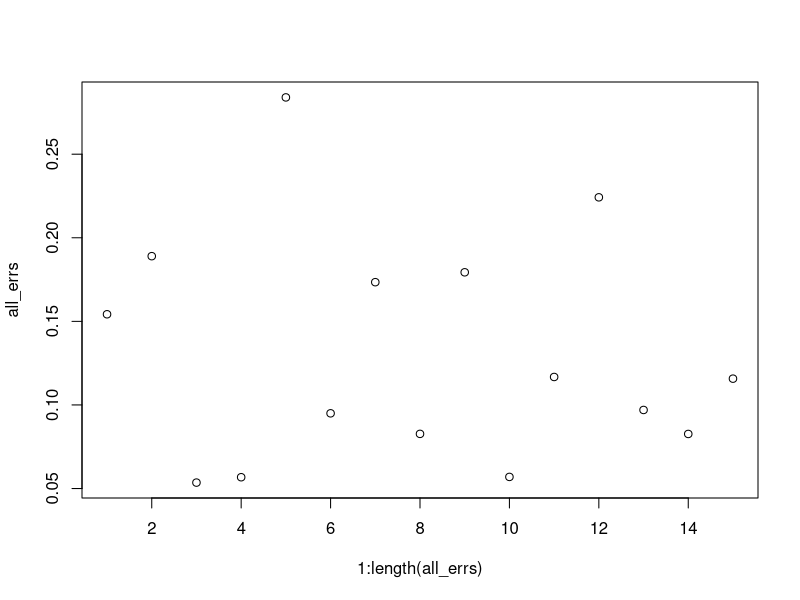
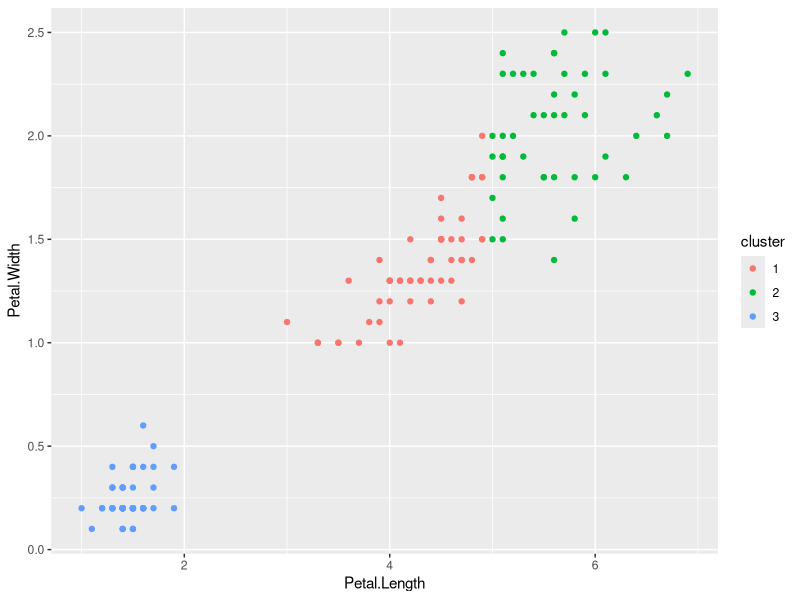

Source code (R) for these figures, in order:
#!/usr/bin/Rscript
# vim: tw=80 ts=2 sw=2:

# Homework 2
# Questions 4.2

library(datasets)
library(ggplot2)
print(head(iris))

all_features = list(
  1, 
  2, 
  3, 
  4, 
  c(1,2),
  c(1,3),
  c(1,4),
  c(2,3),
  c(2,4),
  c(3,4),
  c(1,2,3),
  c(1,2,4),
  c(1,4,3),
  c(2,4,3),
  c(1, 2,3, 4)
)
set.seed(42) # meaning of life

all_errs <- rep(0, length(all_features))
counter <- 1
for (i in all_features){
  my_cluster <- kmeans(
    iris[, i], 
    centers = 3, 
    iter.max = 30,
    nstart = 10
  )

  err <- my_cluster$betweenss/my_cluster$totss
  err <- 1 - err
  cat("feature:", i, "\n")
  cat("approx. error:", err, "\n")
  all_errs[counter] <- err
  counter <- counter + 1
}

p <- plot(x = 1:length(all_errs), y= all_errs)
print(p)

idx <- which.min(all_errs)

paste("Best features:", all_features[idx])


my_cluster <- kmeans(
  iris[, 3], 
  centers = 3, 
  iter.max = 30,
  nstart = 10
)
table(my_cluster$cluster, iris$Species)

iris[, "cluster"] <- as.factor(my_cluster$cluster)
p1 <- ggplot(iris, aes(Petal.Length, Petal.Width, color=cluster))
p1 <- p1 + geom_point()
print(p1)
